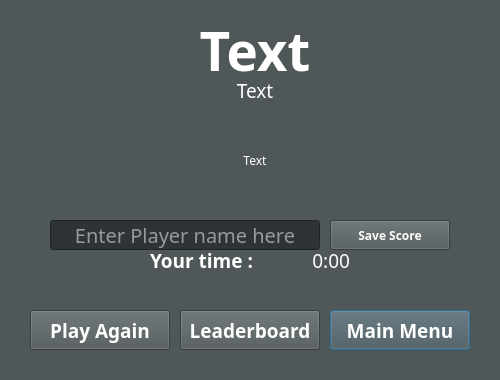
<?xml version="1.0" encoding="UTF-8"?>
<ui version="4.0">
 <class>gameOver</class>
 <widget class="QDialog" name="gameOver">
  <property name="geometry">
   <rect>
    <x>0</x>
    <y>0</y>
    <width>500</width>
    <height>380</height>
   </rect>
  </property>
  <property name="font">
   <font>
    <family>Montserrat</family>
   </font>
  </property>
  <property name="windowTitle">
   <string>Game Over</string>
  </property>
  <property name="windowIcon">
   <iconset resource="imglib.qrc">
    <normaloff>:/images/zorkIcon.png</normaloff>:/images/zorkIcon.png</iconset>
  </property>
  <property name="styleSheet">
   <string notr="true">background-color: rgb(79, 87, 88);
color: rgb(255, 255, 255);</string>
  </property>
  <widget class="QPushButton" name="mainMenuButton">
   <property name="geometry">
    <rect>
     <x>330</x>
     <y>310</y>
     <width>140</width>
     <height>40</height>
    </rect>
   </property>
   <property name="font">
    <font>
     <family>Montserrat</family>
     <pointsize>14</pointsize>
     <weight>75</weight>
     <bold>true</bold>
    </font>
   </property>
   <property name="text">
    <string>Main Menu</string>
   </property>
  </widget>
  <widget class="QPushButton" name="leaderboardButton">
   <property name="geometry">
    <rect>
     <x>180</x>
     <y>310</y>
     <width>140</width>
     <height>40</height>
    </rect>
   </property>
   <property name="font">
    <font>
     <family>Montserrat</family>
     <pointsize>14</pointsize>
     <weight>75</weight>
     <bold>true</bold>
    </font>
   </property>
   <property name="text">
    <string>Leaderboard</string>
   </property>
  </widget>
  <widget class="QPushButton" name="playAgainButton">
   <property name="geometry">
    <rect>
     <x>30</x>
     <y>310</y>
     <width>140</width>
     <height>40</height>
    </rect>
   </property>
   <property name="font">
    <font>
     <family>Montserrat</family>
     <pointsize>14</pointsize>
     <weight>75</weight>
     <bold>true</bold>
    </font>
   </property>
   <property name="text">
    <string>Play Again</string>
   </property>
  </widget>
  <widget class="QLabel" name="winLoseLabel">
   <property name="geometry">
    <rect>
     <x>80</x>
     <y>10</y>
     <width>350</width>
     <height>81</height>
    </rect>
   </property>
   <property name="font">
    <font>
     <family>Montserrat</family>
     <pointsize>40</pointsize>
     <weight>75</weight>
     <bold>true</bold>
    </font>
   </property>
   <property name="text">
    <string>Text</string>
   </property>
   <property name="alignment">
    <set>Qt::AlignCenter</set>
   </property>
  </widget>
  <widget class="QLabel" name="winLoseHeading">
   <property name="geometry">
    <rect>
     <x>80</x>
     <y>80</y>
     <width>350</width>
     <height>21</height>
    </rect>
   </property>
   <property name="font">
    <font>
     <family>Montserrat</family>
     <pointsize>14</pointsize>
     <weight>50</weight>
     <bold>false</bold>
    </font>
   </property>
   <property name="text">
    <string>Text</string>
   </property>
   <property name="alignment">
    <set>Qt::AlignCenter</set>
   </property>
  </widget>
  <widget class="QLabel" name="winLoseText">
   <property name="geometry">
    <rect>
     <x>60</x>
     <y>110</y>
     <width>390</width>
     <height>100</height>
    </rect>
   </property>
   <property name="font">
    <font>
     <family>Montserrat</family>
    </font>
   </property>
   <property name="text">
    <string>Text</string>
   </property>
   <property name="alignment">
    <set>Qt::AlignCenter</set>
   </property>
   <property name="wordWrap">
    <bool>true</bool>
   </property>
  </widget>
  <widget class="QLabel" name="playerLabel">
   <property name="geometry">
    <rect>
     <x>150</x>
     <y>250</y>
     <width>130</width>
     <height>21</height>
    </rect>
   </property>
   <property name="font">
    <font>
     <family>Montserrat</family>
     <pointsize>14</pointsize>
     <weight>75</weight>
     <bold>true</bold>
    </font>
   </property>
   <property name="text">
    <string>Your time :</string>
   </property>
  </widget>
  <widget class="QLabel" name="playerTime">
   <property name="geometry">
    <rect>
     <x>280</x>
     <y>250</y>
     <width>70</width>
     <height>21</height>
    </rect>
   </property>
   <property name="font">
    <font>
     <family>Montserrat</family>
     <pointsize>14</pointsize>
    </font>
   </property>
   <property name="text">
    <string>0:00</string>
   </property>
   <property name="alignment">
    <set>Qt::AlignRight|Qt::AlignTrailing|Qt::AlignVCenter</set>
   </property>
  </widget>
  <widget class="QLineEdit" name="playerName">
   <property name="geometry">
    <rect>
     <x>50</x>
     <y>220</y>
     <width>270</width>
     <height>30</height>
    </rect>
   </property>
   <property name="font">
    <font>
     <family>Montserrat</family>
     <pointsize>15</pointsize>
     <weight>50</weight>
     <italic>false</italic>
     <bold>false</bold>
    </font>
   </property>
   <property name="styleSheet">
    <string notr="true">background-color: rgb(46, 52, 54);</string>
   </property>
   <property name="maxLength">
    <number>16</number>
   </property>
   <property name="alignment">
    <set>Qt::AlignCenter</set>
   </property>
   <property name="placeholderText">
    <string>Enter Player name here</string>
   </property>
  </widget>
  <widget class="QPushButton" name="saveButton">
   <property name="geometry">
    <rect>
     <x>330</x>
     <y>220</y>
     <width>120</width>
     <height>30</height>
    </rect>
   </property>
   <property name="font">
    <font>
     <family>Montserrat</family>
     <weight>75</weight>
     <bold>true</bold>
    </font>
   </property>
   <property name="text">
    <string>Save Score</string>
   </property>
  </widget>
  <widget class="QLabel" name="scoreSaved">
   <property name="geometry">
    <rect>
     <x>150</x>
     <y>280</y>
     <width>200</width>
     <height>19</height>
    </rect>
   </property>
   <property name="font">
    <font>
     <family>Montserrat</family>
     <italic>true</italic>
    </font>
   </property>
   <property name="styleSheet">
    <string notr="true">color: rgb(237, 212, 0);</string>
   </property>
   <property name="text">
    <string/>
   </property>
   <property name="alignment">
    <set>Qt::AlignCenter</set>
   </property>
  </widget>
  <zorder>mainMenuButton</zorder>
  <zorder>leaderboardButton</zorder>
  <zorder>playAgainButton</zorder>
  <zorder>winLoseLabel</zorder>
  <zorder>winLoseText</zorder>
  <zorder>playerLabel</zorder>
  <zorder>playerTime</zorder>
  <zorder>winLoseHeading</zorder>
  <zorder>playerName</zorder>
  <zorder>saveButton</zorder>
  <zorder>scoreSaved</zorder>
 </widget>
 <resources>
  <include location="imglib.qrc"/>
 </resources>
 <connections/>
</ui>
